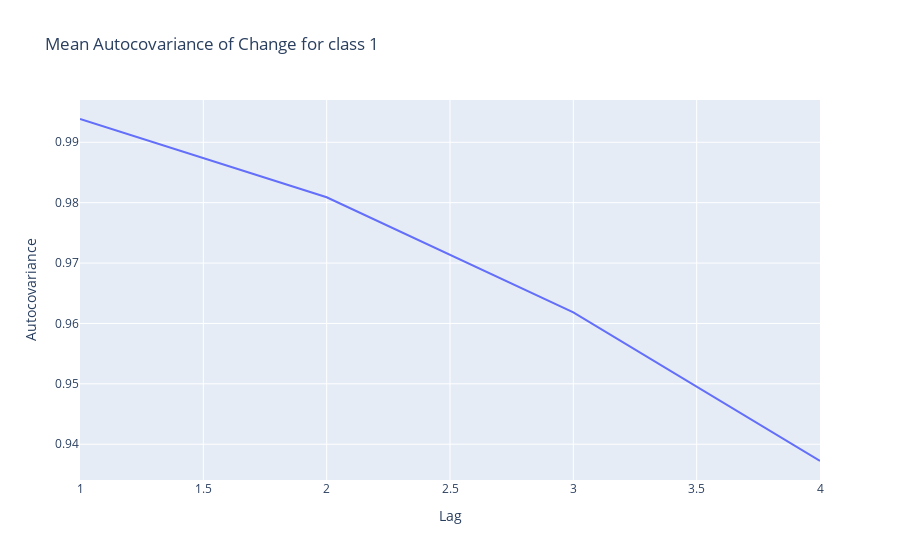

Notebook code cell kept with this figure:
### Code cell
lags = range(1, 5)
autocovariance_results = []

for id in range(1, 10):
    id_df = class1_train_data[class1_train_data['id'] == id]

    for lag in lags:
        # Calculate autocovariance using the cov function
        autocov_value = id_df['values'].cov(id_df['values'].shift(lag))
        autocovariance_results.append((id, lag, autocov_value))

# Create a DataFrame for the autocovariance results
autocov_df = pd.DataFrame(autocovariance_results, columns=['ID', 'Lag', 'Autocovariance'])

# Calculate the mean autocovariance for each lag across all companies
mean_autocov_df = autocov_df.groupby('Lag')['Autocovariance'].mean().reset_index()

# Create a line plot using Plotly Express
fig = px.line(mean_autocov_df, x='Lag', y='Autocovariance', title='Mean Autocovariance of Change for class 1')
fig.show()

### Figure 1 — Plotly figure (JSON) as saved in the notebook; plotly's stock layout.template omitted (floating-point values rounded to 4 significant figures)
{"data": [{"hovertemplate": "Lag=%{x}<br>Autocovariance=%{y}<extra></extra>", "legendgroup": "", "line": {"color": "#636efa", "dash": "solid"}, "marker": {"symbol": "circle"}, "mode": "lines", "name": "", "orientation": "v", "showlegend": false, "type": "scatter", "x": [1, 2, 3, 4], "xaxis": "x", "y": [0.9939, 0.9809, 0.9618, 0.9372], "yaxis": "y"}], "layout": {"legend": {"tracegroupgap": 0}, "title": {"text": "Mean Autocovariance of Change for class 1"}, "xaxis": {"anchor": "y", "domain": [0, 1], "title": {"text": "Lag"}}, "yaxis": {"anchor": "x", "domain": [0, 1], "title": {"text": "Autocovariance"}}}}
